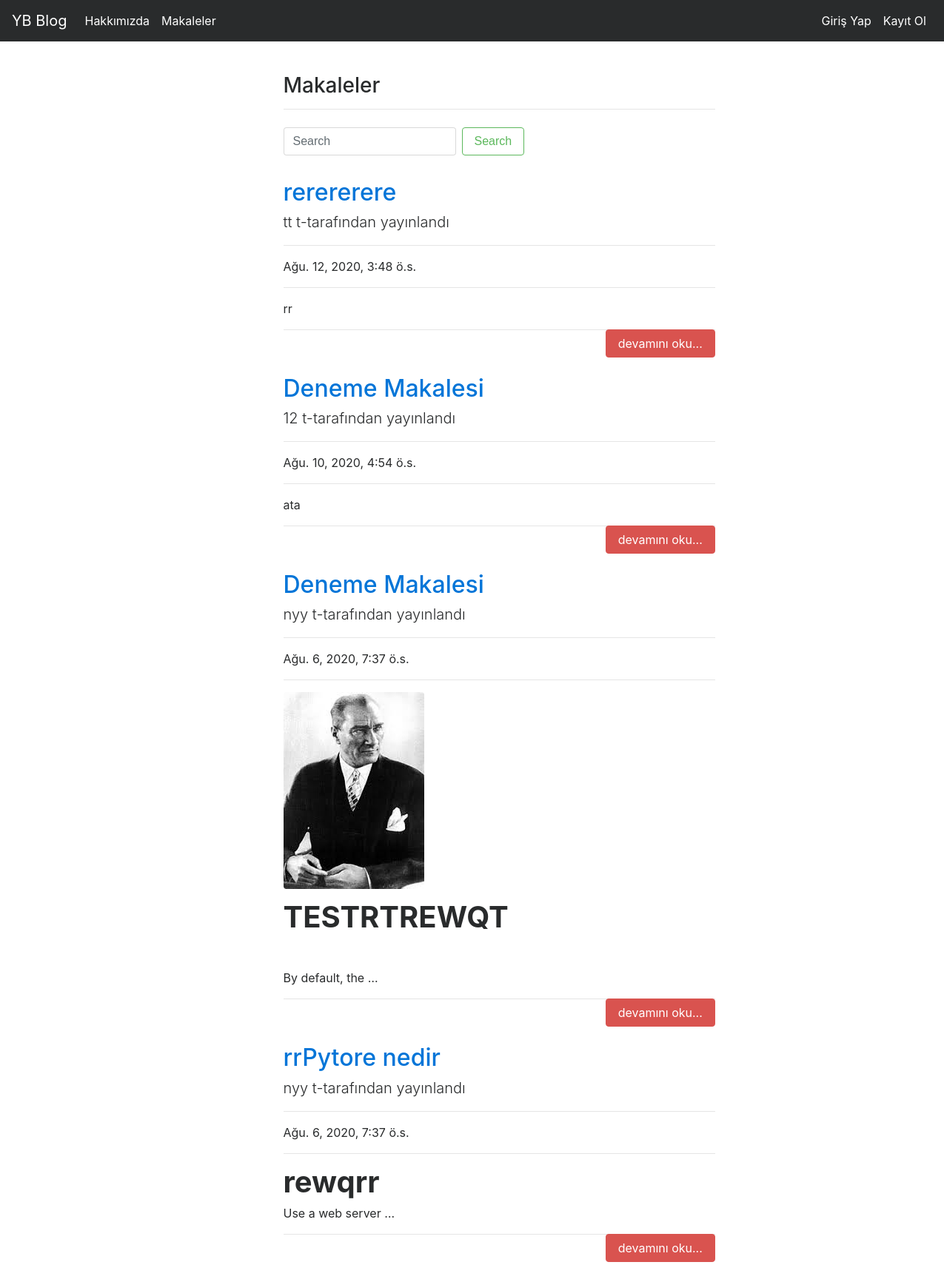
The app's page /articles/ with its own data.
### article/models.py (models this page shows, shortened)
class Article(models.Model):
    author=models.ForeignKey("auth.user",on_delete=models.CASCADE,verbose_name="Yazar")
    title= models.CharField(max_length=50,verbose_name="Başlık")
    content=RichTextField()
    created_date=models.DateTimeField(auto_now_add=True,verbose_name="Oluşturulma Tarihi")
    article_image=models.FileField(blank=True, null=True,verbose_name="Makaleye Fotoğraf Ekleyin..")
    class Meta:
        ordering = ['-created_date']

### article/views.py (the view)
# urls.py: path('',views.articles, name="articles"),
def articles(request):
    keyword=request.GET.get("keyword")
    if keyword:
        articles=Article.objects.filter(title__contains=keyword)
        return render(request,'articles.html',{'articles':articles})
    articles=Article.objects.all()
    return render(request,'articles.html',{'articles':articles})

### templates/articles.html (shortened to what this page needs)
{% extends "layout.html" %}
{% block body %}
<div class="row">
    <div class="col-md-10 offset-md-3">
        <div class="col-lg-8">
            <h3>Makaleler</h3>
            <hr>
        </div>
    </div>
</div>
<div class="row">
    <div class="col-md-10 offset-md-3">
        <div class="col-lg-8">
            <form class="form-inline my-2 my-lg-8">
                <input class="form-control mr-sm-2" type="text" name="keyword" placeholder="Search" aria-label="Search">
                <button class="btn btn-outline-success my-2 my-sm-0" type="submit">Search</button>
            </form>
        </div>
    </div>
</div>
{% if articles %}
    {% for article in articles  %}
    <div class="row">
        <div class="col-md-10 offset-md-3">
        <div class="col-lg-8">
        <a href="{% url 'article:detail' article.id %}"><h2 class="mt-4">{{article.title}}</h2></a>
        <p class="lead">
        {{article.author.username}} t-tarafından yayınlandı
        </p>
        <hr>
        <p>{{article.created_date}}</p>
        <hr>
        {% if article.article_image %}
            <a href="{% url 'article:detail' article.id %}"> <img class="img-fluid rounded" src="{{article.article_image.url}}" alt=""></a>
        {% endif %}
        <p class="lead">
            {{article.content|safe|truncatewords:5}}
        </p>
        <a style="float:right;" href="{% url 'article:detail' article.id %}" class="btn btn-danger" >devamını oku...</a>
        <hr>
        </div>
        </div>
    </div>
    {% endfor %}
{% endif %}
{% endblock body %}

### templates/layout.html (shortened to what this page needs)
<!DOCTYPE html>
{% load static %}
<html lang="en">
    <head>
        <link rel="stylesheet" href="{% static 'css/bootstrap.min.css' %}">
    </head>
    <body>
    {% include "includes/navbar.html" %}
    <div style="margin-top:100px; margin-bottom:100px" class="container">
    {% block body %}
    {% endblock body %}
    </div>
    </body>
</html>

### templates/includes/navbar.html (shortened to what this page needs)
<nav class="navbar navbar-toggleable-md navbar-inverse fixed-top bg-inverse">
    <a class="navbar-brand" href="{% url 'index' %}">YB Blog</a>
    <div class="collapse navbar-collapse" id="navbarCollapse">
    <ul class="navbar-nav mr-auto">
        <li class="nav-item active">
          <a class="nav-link" href="{% url 'about' %}">Hakkımızda</a>
        </li>
        <li class="nav-item active">
        <a class="nav-link" href="{% url 'article:articles' %}">Makaleler </a>
        </li>
    </ul>
    <ul class="navbar-nav ml-auto">
    {% if request.user.is_authenticated %}
      <li class="nav-item active">
        <a class="nav-link" href="{% url 'article:dashboard' %}">Kontrol Paneli </a>
      </li>
      <li class="nav-item active">
        <a class="nav-link" href="{% url 'user:logout' %}">Çıkış Yap </a>
      </li>
    {% else %}
      <li class="nav-item active">
        <a class="nav-link" href="{% url 'user:login' %}">Giriş Yap </a>
      </li>
    {% endif %}
      <li class="nav-item active">
        <a class="nav-link" href="{% url 'user:register' %}">Kayıt Ol </a>
      </li>
    </ul>
  </div>
</nav>

### records on screen
Article: title "rerererere", author.username "tt", created_date "Ağu. 12, 2020, 3:48 ö.s.", content "rr"
Article: title "Deneme Makalesi", author.username "12", created_date "Ağu. 10, 2020, 4:54 ö.s.", content "ata"
Article: title "Deneme Makalesi", author.username "nyy", created_date "Ağu. 6, 2020, 7:37 ö.s.", article_image (picture), content "TESTRTREWQT By default, the …"
Article: title "rrPytore nedir", author.username "nyy", created_date "Ağu. 6, 2020, 7:37 ö.s.", content "rewqrr Use a web server …"
